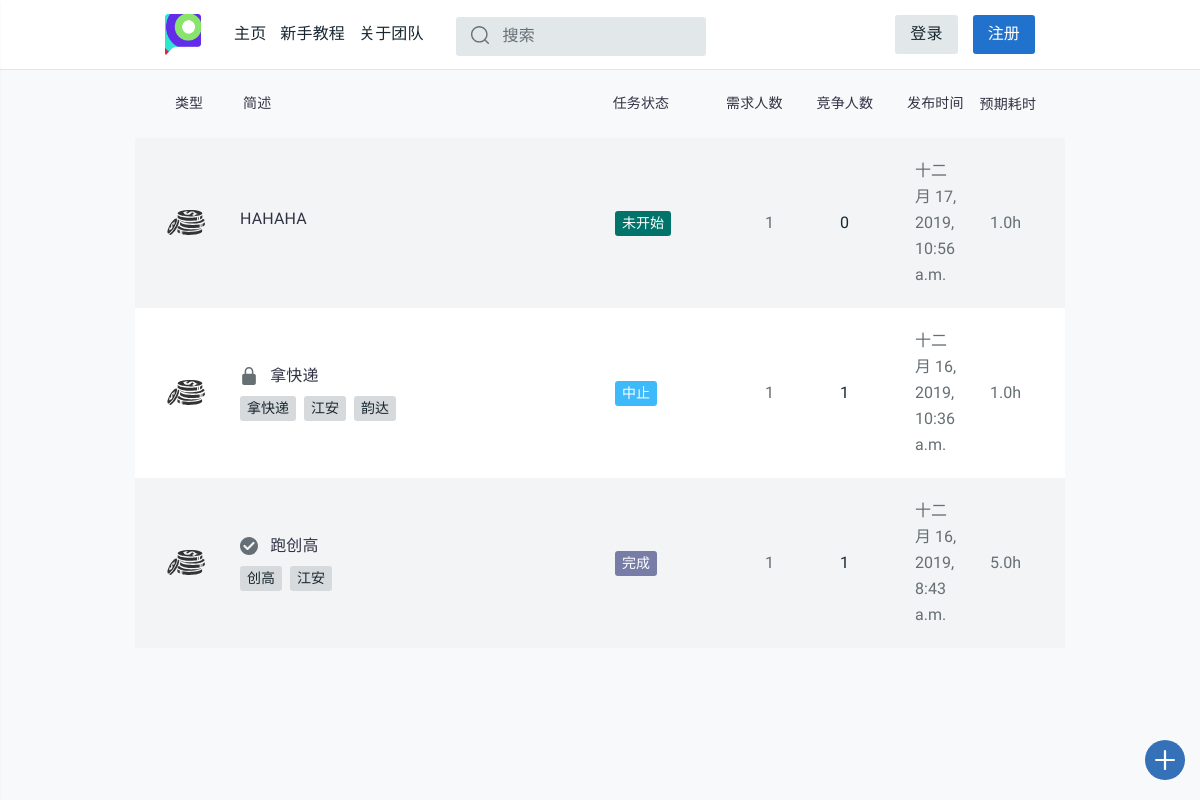
Before: / with the older database file.
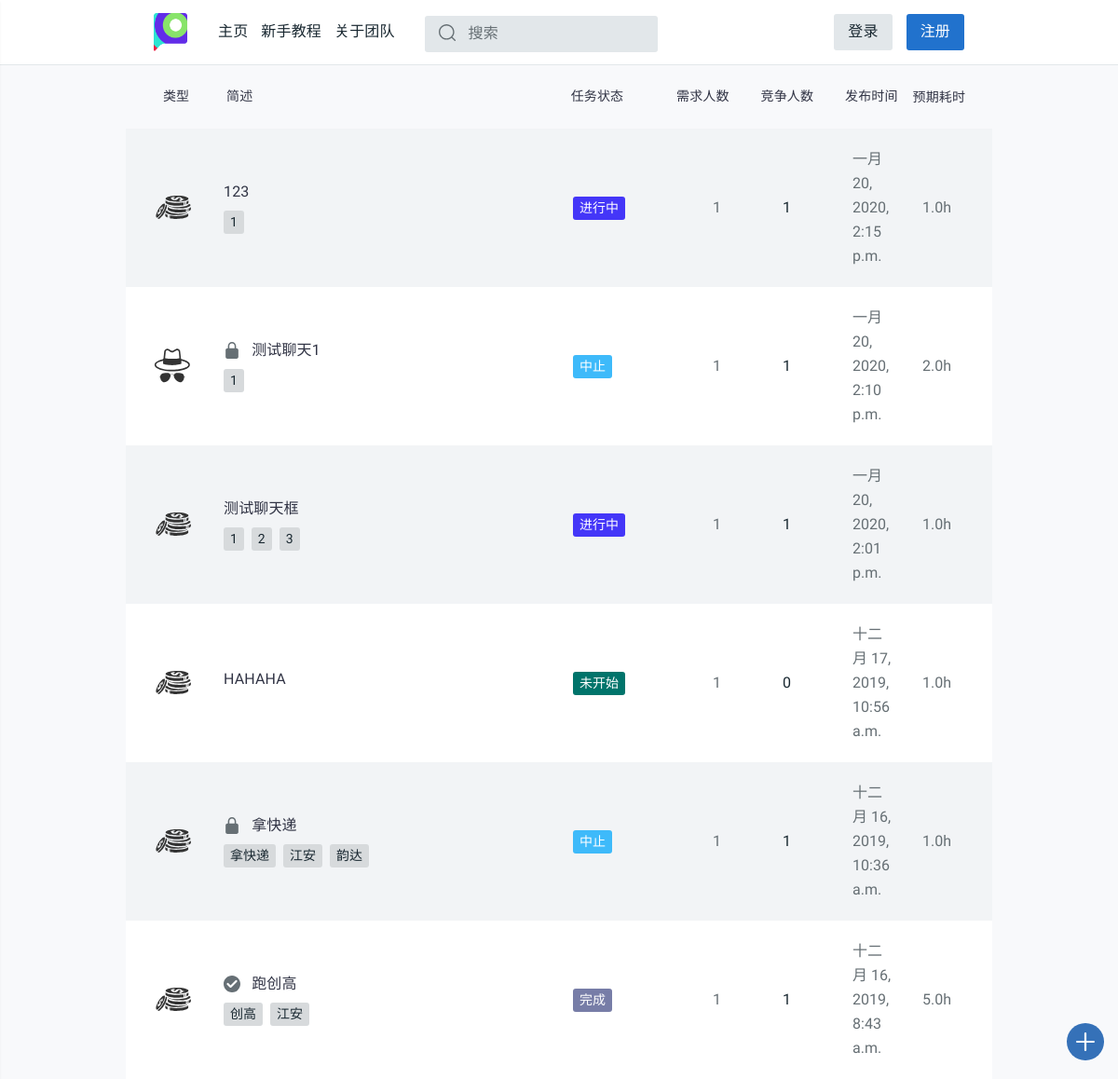
After: the same page with the newer database file.
### task_platform/models.py (models this page shows, shortened)
class Task(models.Model):
    state = (('未开始', 'waitting'), ('进行中', 'processing'), ('中止', 'abort'),
             ('撤销', 'revoke'), ('超时', 'timeout'), ('完成', 'completed'))
    publisher = models.CharField(max_length=128)
    pub_time = models.DateTimeField(auto_now_add=True)
    begin_time = models.DateTimeField(null=True, blank=True)
    end_time = models.DateTimeField(null=True, blank=True)
    people_needed = models.IntegerField(default=1)
    people_now = models.IntegerField(default=0)
    expected_time_consuming = models.DecimalField(
        max_digits=12, decimal_places=1, default=0.0)
    task_description = models.CharField(max_length=50, default="None")
    task_detail = RichTextUploadingField(default='None')
    task_state = models.CharField(max_length=32, choices=state, default='未开始')
    task_class = models.CharField(max_length=48, default='赏金模式')
    class Meta:
        ordering = ['pub_time']
        verbose_name = '任务'
        verbose_name_plural = '任务'

class Task_tags(models.Model):
    sig_tag = models.CharField(max_length=20, default="None")
    task_id = models.IntegerField(default="0")
    def __str__(self):
        return self.sig_tag
    class Meta:
        verbose_name = "任务标签"
        verbose_name_plural = "任务标签"

### task_platform/views.py (the view, shortened to what this page needs)
# urls.py: path('', views.index, name='index'),
def index(request):
    username = request.session.get('user_name', None)
    tag_list = []
    finder = {
        '未开始': '9', '进行中': '2',
        '中止': '3', '撤销': '3',
        '超时': '3', '完成': '4'
    }
    latest_task_list = Task.objects.order_by('-pub_time')
    for task in latest_task_list:
        color = 'tt-color0{} tt-badge'.format(finder[task.task_state])
        tag_list.append((task, color,
             Task_tags.objects.filter(task_id=task.id).order_by('sig_tag')))
    return render(request, 'task_platform/index.html', locals())

### task_platform/templates/task_platform/index.html (shortened to what this page needs)
{% extends 'task_platform/base.html' %}
{% load staticfiles %}
{% block content %}
<main id="tt-pageContent" class="tt-offset-small">
  <div class="container">
    <div class="tt-topic-list">
      <div class="tt-list-header" style="background-color:#f8f9fb">
        <div class="tt-col-value" style="width: 17%;"><center>类型</center></div>
        <div class="tt-col-category" style="width: 90%">简述</div>
        <div class="tt-col-category" style="width: 30%;padding-left:5.5%">任务状态</div>
        <div class="tt-col-value hide-mobile" style="width: 20%;padding-left:2%">需求人数</div>
        <div class="tt-col-value hide-mobile" style="width: 20%;padding-left:2%">竞争人数</div>
        <div class="tt-col-value hide-mobile" style="width: 20%;padding-left:2%">发布时间</div>
        <div class="tt-col-value" style="width: 20%;padding:0%">预期耗时</div>
      </div>
      {% if tag_list %}
      {% for task, color, tags in tag_list %}
      <div class="tt-item" style="">
        <div class="tt-col-avatar">
          {% if task.task_class == "赏金模式" %}
          <svg class="tt-icon">
            <use xlink:href="#bounty"></use>
          </svg>
          {% else %}
          <svg class="tt-icon">
            <use xlink:href="#hunter"></use>
          </svg>
          {% endif %}
        </div>
        <div class="tt-col-description">
          <h6 class="tt-title"><a href="{% url 'detail' task.id %}" name="taskdesc">
              {% if task.task_state == "完成" %}
                <svg class="tt-icon">
                  <use xlink:href="#icon-verified"></use>
                </svg>
              {% elif task.task_state == "中止" or task.task_state == "撤销" or task.task_state == "超时" %}
                <svg class="tt-icon">
                  <use xlink:href="#icon-locked"></use>
                </svg>
              {% endif %}
              {{ task.task_description }}
                        </a></h6>
          <div class="row align-items-center no-gutters">
            <div class="col-11">
              <ul class="tt-list-badge">
                {% for tag in tags %}
                <li><a><span class="tt-badge">{{ tag }}</span></a></li>
                {% endfor%}
              </ul>
            </div>
            </div>
          </div>
          <div class="tt-col-category"><span class="{{ color }}">{{ task.task_state }}</span></div>
          <div class="tt-col-value hide-mobile">{{ task.people_needed }}</div>
          <div class="tt-col-value tt-color-select hide-mobile">{{ task.people_now }}</div>
          <div class="tt-col-value hide-mobile">{{ task.pub_time }}</div>
          <div class="tt-col-value hide-mobile"> {{ task.expected_time_consuming }}h </div>
          </div>
          {% endfor %}
                {% endif %}
              </div>
            </div>
</main>
{% endblock %}

### task_platform/templates/task_platform/base.html (shortened to what this page needs)
{% load staticfiles %}
<html>
<body>
  <head>
    {% block css %}
    <link rel="stylesheet" href="{% static 'css/style.css' %}">
    <link href="{% static 'css/detail.css' %}" rel="stylesheet">
    <link href="{% static 'css/recharge.css' %}" rel="stylesheet">
    {% endblock %}
  </head>
  <header id="tt-header">
    <div class="container">
      <div class="row tt-row no-gutters">
        <div class="col-auto">
          <div class="tt-logo">
            <a href="/"><img src="{% static 'images/logo.png' %}" alt=""></a>
          </div>
          <div class="tt-desktop-menu">
            <nav>
              <ul>
                <li><a href="/"><span>主页</span></a></li>
                <li><a href="/guide/"><span>新手教程</span></a></li>
                <li><a href="/about/"><span>关于团队</span></a></li>
              </ul>
            </nav>
          </div>
          <div class="tt-search" style="margin-top:15px;">
              <div class="search-form" style="margin-bottom:12px">
                <input  class="tt-search__input" placeholder="搜索" id="thesearch">
                <a href="/">
                <button class="tt-search__btn" style="position: absolute;top: 50%;transform: translateY(-50%);">
                  <svg class="tt-icon" >
                  <a href="/">
                    <use xlink:href="#icon-search"></use>
                  </a>
                  </svg>
                </button>
                </a>
              </div>
          </div>
        </div>
        {% if request.session.is_login %}
        <div class="col-auto ml-auto">
          <div class="tt-user-info d-flex ">
            <center>
              <div style="margin:7px -25px  ">
                <a href="#" class="tt-btn-icon" id="js-settings-btn">
                  <i class="tt-icon"><svg>
                      <use xlink:href="#icon-settings_fill"></use>
                    </svg></i>
                </a>
              </div>
            </center>
            <center>
              <a href="{{ notice_room }}" class="tt-btn-icon" style="margin:7px;padding-right:0px;">
                <i class="tt-icon"><svg>
                    <use xlink:href="#icon-notification"></use>
                  </svg></i>
                <div style="margin:0 0 15 0px;">
                {% if notice_num %}
                  <div href="#" class="btn btn-secondary" style="min-width: 16px;
                    height: 16px;
                    padding: 0 3px;
                    border-radius: 8px;
                    line-height: 16px;
                    font-size: 12px;
                    text-align: center;
                    color: #fff;
                    /* left: 20px; */
                    z-index: 30;
                    background-color: #FA5A57;">{{ notice_num }}</div>
                {% endif %}
                </div>
              </a>
            </center>
            <div class="tt-account-btn">
              <a href="/profile/" class="btn btn-primary">{{ request.session.user_name }}</a>
                <a href="/logout/" class="btn btn-secondary">登出</a>
            </div>
          </div>
        </div>
        {% else %}
        <div class="col-auto ml-auto">
          <div class="tt-account-btn">
            <a href="login/" class="btn btn-primary">登录</a>
            <a href="/register/" class="btn btn-secondary">注册</a>
          </div>
        </div>
        {% endif %}
      </div>
    </div>
      <a href="/create-task" class="tt-btn-create-topic">
        <span class="tt-icon">
          <svg>
            <use xlink:href="#icon-create_new"></use>
          </svg>
        </span>
      </a>
  </header>
  {% block content %} {% endblock %}
</body>
</html>

Changed rows visible on the page:
added Task: task_class "赏金模式" (drawn), task_description "123", task_state "进行中", people_needed "1", people_now "1", pub_time "一月 20, 2020, 2:15 p.m.", expected_time_consuming "1.0"
added Task_tags: sig_tag "1", shown under "123"
added Task: task_class "猎人模式" (drawn), task_description "测试聊天1", task_state "中止", people_needed "1", people_now "1", pub_time "一月 20, 2020, 2:10 p.m.", expected_time_consuming "2.0"
added Task_tags: sig_tag "1", shown under "测试聊天1"
added Task: task_class "赏金模式" (drawn), task_description "测试聊天框", task_state "进行中", people_needed "1", people_now "1", pub_time "一月 20, 2020, 2:01 p.m.", expected_time_consuming "1.0"
added Task_tags: sig_tag "1", shown under "测试聊天框"
added Task_tags: sig_tag "2", shown under "测试聊天框"
added Task_tags: sig_tag "3", shown under "测试聊天框"
